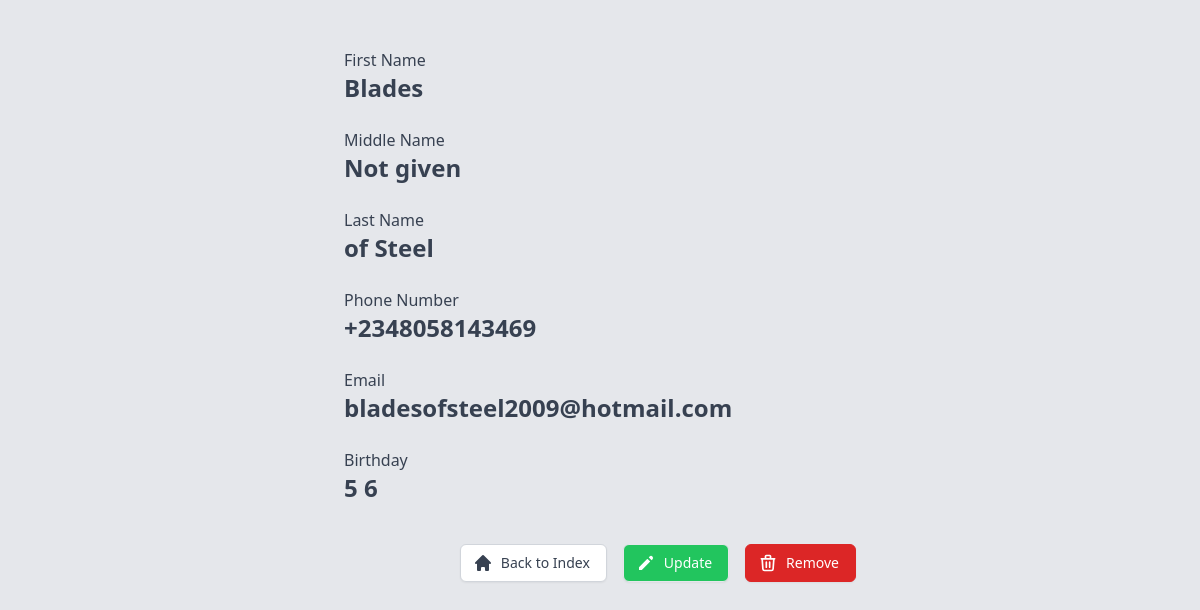
Before: /staff/116 with the older database file.
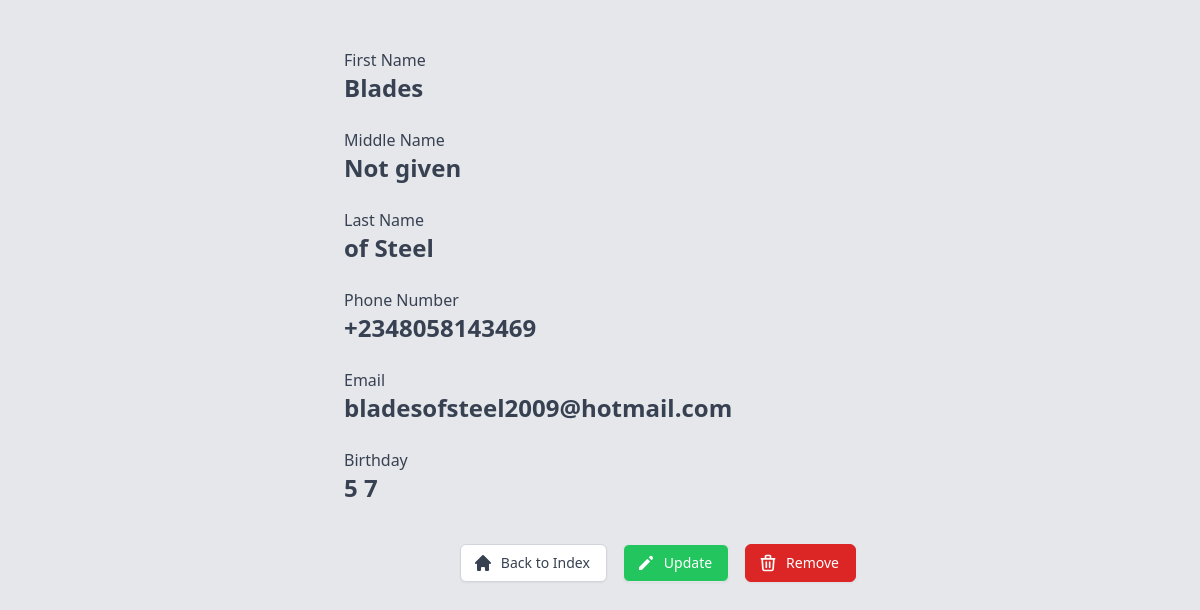
After: the same page with the newer database file.
### sendmail/models.py (models this page shows, shortened)
class staffDetails(models.Model):
    first_name = models.CharField(verbose_name='First Name', max_length = 20)
    middle_name = models.CharField(verbose_name='Middle Name', max_length = 20, null = True, blank = True)
    last_name = models.CharField(verbose_name='Last Name', max_length = 20)
    phone_number = PhoneNumberField(verbose_name='Phone Number', null = True, blank = True)
    email = models.EmailField(verbose_name='Official Email', max_length = 254, help_text = 'Official Email(e.g. j.doe@edostate.gov.ng)')
    MONTHS = (
        (1, 'January'),
        (2, 'February'),
        (3, 'March'),
        (4, 'April'),
        (5, 'May'),
        (6, 'June'),
        (7, 'July'),
        (8, 'August'),
        (9, 'September'),
        (10, 'October'),
        (11, 'November'),
        (12, 'December')
    )
    birth_month = models.IntegerField(
        verbose_name='Birth Month',
        choices = MONTHS,
        default = 1,
        blank = False,
        help_text = 'Birth month of staff')
    birth_day = models.IntegerField(verbose_name='Birth Day', blank = True, null = True)

### sendmail/views.py (the view)
# urls.py: re_path(r'^staff/(?P<pk>\d+)$', views.staffDetailsView.as_view(), name='staffdetails'),
class staffDetailsView(DetailView):
    model = staffDetails
    context_object_name = 'staff'  # your own name for the list as a template variable
    template_name = 'staffdetails.html'
    def get_context_data(self, **kwargs):
        context = super(staffDetailsView, self).get_context_data(**kwargs)
        context['title'] = "Staff's Details"
        return context

### sendmail/templates/staffdetails.html (shortened to what this page needs)
{% load static tailwind_tags %}
{% load static %}
{% load widget_tweaks %}
<!DOCTYPE html>
<html lang="en">
	<head>
		{% tailwind_css %}
	</head>
	<body class="bg-gray-200 font-sans py-8 px-4">
        <div class="min-h-full flex items-center justify-center py-8 px-4 sm:px-6 lg:px-8">
            <div class="max-w-lg w-full">
                <section class="-mt-4">
                    <div>
                        <p class="font-medium text-gray-700">First Name</p>
                        <p class="text-2xl text-gray-700 font-bold">{{ staff.first_name }}</p>
                        <br>
                    </div>
                    <div>
                        <p class="font-medium text-gray-700">Middle Name</p>
                        <p class="text-2xl text-gray-700 font-bold">
                            {% if staff.middle_name %}
                                {{ staff.middle_name }}
                                {% else %}
                                Not given
                            {% endif %}
                        </p>
                        <br>
                    </div>
                    <div>
                        <p class="font-medium text-gray-700">Last Name</p>
                        <p class="text-2xl text-gray-700 font-bold">{{ staff.last_name }}</p>
                        <br>
                    </div>
                    <div>
                        <p class="font-medium text-gray-700">Phone Number</p>
                        <p class="text-2xl text-gray-700 font-bold">{{ staff.phone_number }}</p>
                        <br>
                    </div>
                    <div>
                        <p class="font-medium text-gray-700">Email</p>
                        <p class="text-2xl text-gray-700 font-bold">{{ staff.email }}</p>
                        <br>
                    </div>
                    <div>
                        <p class="font-medium text-gray-700">Birthday</p>
                        <p class="text-2xl text-gray-700 font-bold">{{ staff.birth_month }} {{ staff.birth_day }}</p>
                        <br>
                    </div>
                </section>
                <div class="mt-4 -mb-4 mx-auto flex float-right">
                    <a  href="{% url 'index' %}">
                        <button type="button" class="inline-flex items-center px-4 py-2 border border-gray-300 rounded-md shadow-sm
                                                text-sm font-medium text-gray-700 bg-white hover:bg-gray-50 focus:outline-none
                                                focus:ring-2 focus:ring-offset-2 focus:ring-gray-300">
                            <svg xmlns="http://www.w3.org/2000/svg" class="-ml-1 mr-2 h-5 w-5" viewBox="0 0 20 20" fill="currentColor">
                                <path
                                    d="M10.707 2.293a1 1 0 00-1.414 0l-7 7a1 1 0 001.414 1.414L4 10.414V17a1 1 0 001 1h2a1 1 0 001-1v-2a1 1 0 011-1h2a1 1 0 011 1v2a1 1 0 001 1h2a1 1 0 001-1v-6.586l.293.293a1 1 0 001.414-1.414l-7-7z" />
                            </svg>
                            Back to Index
                        </button>
                    </a>
                    <a>
                        <button type="button" class="inline-flex items-center mx-4 px-4 py-2 border border-greeny-500 rounded-md shadow-sm
                                                text-sm font-medium text-white bg-green-500 hover:bg-green-400 focus:outline-none
                                                focus:ring-2 focus:ring-offset-2 focus:ring-green-300">
                            <svg class="-ml-1 mr-2 h-5 w-5 text-white" xmlns="http://www.w3.org/2000/svg" viewBox="0 0 20 20" fill="currentColor" aria-hidden="true">
                                <path d="M13.586 3.586a2 2 0 112.828 2.828l-.793.793-2.828-2.828.793-.793zM11.379 5.793L3 14.172V17h2.828l8.38-8.379-2.83-2.828z" />
                            </svg>
                            Update
                        </button>
                    </a>
                    <a>
                        <button type="button" class="inline-flex items-center px-4 py-2 border border-red-600 rounded-md shadow-sm
                                                text-sm font-medium text-white bg-red-600 hover:bg-red-700 focus:outline-none
                                                focus:ring-2 focus:ring-offset-2 focus:ring-red-300">
                            Remove
                        </button>
                    </a>
                </div>
            </div>
        </div>
	</body>
</html>

Changed rows visible on the page:
changed staffDetails "Blades": birth_day "6" → "7"
